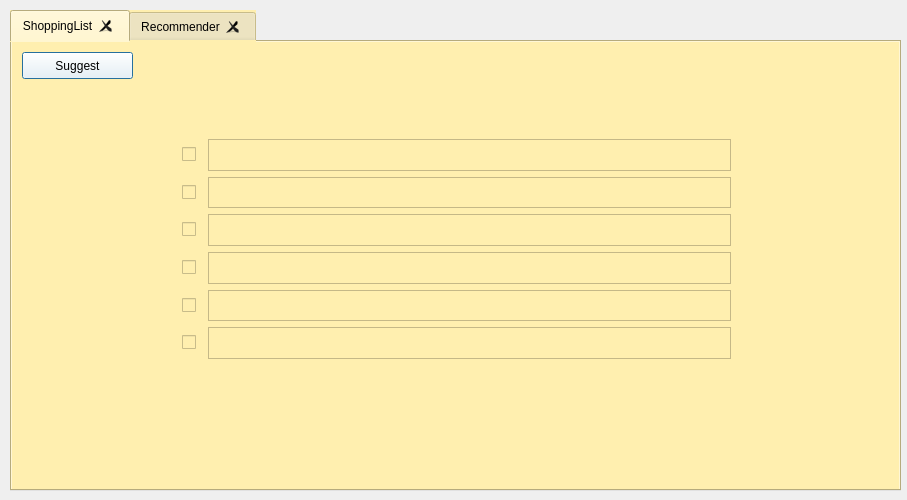
<?xml version="1.0" encoding="UTF-8"?>
<ui version="4.0">
 <class>Recommend_Dialog</class>
 <widget class="QDialog" name="Recommend_Dialog">
  <property name="geometry">
   <rect>
    <x>0</x>
    <y>0</y>
    <width>907</width>
    <height>500</height>
   </rect>
  </property>
  <property name="windowTitle">
   <string>Dialog</string>
  </property>
  <property name="styleSheet">
   <string notr="true">QDialog{border-image: url(:/new_image_path/fandv.jpg);}</string>
  </property>
  <widget class="QTabWidget" name="tabLayout">
   <property name="geometry">
    <rect>
     <x>10</x>
     <y>10</y>
     <width>891</width>
     <height>481</height>
    </rect>
   </property>
   <property name="cursor">
    <cursorShape>ArrowCursor</cursorShape>
   </property>
   <property name="mouseTracking">
    <bool>false</bool>
   </property>
   <property name="autoFillBackground">
    <bool>false</bool>
   </property>
   <property name="styleSheet">
    <string notr="true">background-color: rgb(255, 239, 175);</string>
   </property>
   <property name="tabPosition">
    <enum>QTabWidget::North</enum>
   </property>
   <property name="tabShape">
    <enum>QTabWidget::Rounded</enum>
   </property>
   <property name="currentIndex">
    <number>0</number>
   </property>
   <property name="iconSize">
    <size>
     <width>30</width>
     <height>30</height>
    </size>
   </property>
   <property name="elideMode">
    <enum>Qt::ElideNone</enum>
   </property>
   <property name="tabsClosable">
    <bool>true</bool>
   </property>
   <property name="movable">
    <bool>true</bool>
   </property>
   <widget class="QWidget" name="ShoppingList">
    <attribute name="title">
     <string>ShoppingList</string>
    </attribute>
    <widget class="QPushButton" name="pushButton">
     <property name="geometry">
      <rect>
       <x>10</x>
       <y>10</y>
       <width>111</width>
       <height>27</height>
      </rect>
     </property>
     <property name="styleSheet">
      <string notr="true">background-color: rgb(255, 255, 255);</string>
     </property>
     <property name="text">
      <string>Suggest</string>
     </property>
    </widget>
    <widget class="QCheckBox" name="checkBox_3">
     <property name="geometry">
      <rect>
       <x>170</x>
       <y>177</y>
       <width>20</width>
       <height>21</height>
      </rect>
     </property>
     <property name="text">
      <string/>
     </property>
    </widget>
    <widget class="QCheckBox" name="checkBox_5">
     <property name="geometry">
      <rect>
       <x>170</x>
       <y>253</y>
       <width>20</width>
       <height>21</height>
      </rect>
     </property>
     <property name="text">
      <string/>
     </property>
    </widget>
    <widget class="QCheckBox" name="checkBox_2">
     <property name="geometry">
      <rect>
       <x>170</x>
       <y>140</y>
       <width>20</width>
       <height>21</height>
      </rect>
     </property>
     <property name="text">
      <string/>
     </property>
    </widget>
    <widget class="QTextEdit" name="textEdit_2">
     <property name="geometry">
      <rect>
       <x>196</x>
       <y>135</y>
       <width>523</width>
       <height>31</height>
      </rect>
     </property>
    </widget>
    <widget class="QCheckBox" name="checkBox_6">
     <property name="geometry">
      <rect>
       <x>170</x>
       <y>290</y>
       <width>20</width>
       <height>21</height>
      </rect>
     </property>
     <property name="text">
      <string/>
     </property>
    </widget>
    <widget class="QTextEdit" name="textEdit_5">
     <property name="geometry">
      <rect>
       <x>196</x>
       <y>248</y>
       <width>523</width>
       <height>31</height>
      </rect>
     </property>
    </widget>
    <widget class="QCheckBox" name="checkBox_1">
     <property name="geometry">
      <rect>
       <x>170</x>
       <y>102</y>
       <width>20</width>
       <height>21</height>
      </rect>
     </property>
     <property name="text">
      <string/>
     </property>
    </widget>
    <widget class="QTextEdit" name="textEdit_6">
     <property name="geometry">
      <rect>
       <x>196</x>
       <y>285</y>
       <width>523</width>
       <height>32</height>
      </rect>
     </property>
    </widget>
    <widget class="QTextEdit" name="textEdit_3">
     <property name="geometry">
      <rect>
       <x>196</x>
       <y>172</y>
       <width>523</width>
       <height>32</height>
      </rect>
     </property>
    </widget>
    <widget class="QCheckBox" name="checkBox_4">
     <property name="geometry">
      <rect>
       <x>170</x>
       <y>215</y>
       <width>20</width>
       <height>21</height>
      </rect>
     </property>
     <property name="text">
      <string/>
     </property>
    </widget>
    <widget class="QTextEdit" name="textEdit_1">
     <property name="geometry">
      <rect>
       <x>196</x>
       <y>97</y>
       <width>523</width>
       <height>32</height>
      </rect>
     </property>
     <property name="html">
      <string>&lt;!DOCTYPE HTML PUBLIC &quot;-//W3C//DTD HTML 4.0//EN&quot; &quot;http://www.w3.org/TR/REC-html40/strict.dtd&quot;&gt;
&lt;html&gt;&lt;head&gt;&lt;meta name=&quot;qrichtext&quot; content=&quot;1&quot; /&gt;&lt;style type=&quot;text/css&quot;&gt;
p, li { white-space: pre-wrap; }
&lt;/style&gt;&lt;/head&gt;&lt;body style=&quot; font-family:'Ubuntu'; font-size:11pt; font-weight:400; font-style:normal;&quot;&gt;
&lt;p style=&quot;-qt-paragraph-type:empty; margin-top:0px; margin-bottom:0px; margin-left:0px; margin-right:0px; -qt-block-indent:0; text-indent:0px;&quot;&gt;&lt;br /&gt;&lt;/p&gt;&lt;/body&gt;&lt;/html&gt;</string>
     </property>
    </widget>
    <widget class="QTextEdit" name="textEdit_4">
     <property name="geometry">
      <rect>
       <x>196</x>
       <y>210</y>
       <width>523</width>
       <height>32</height>
      </rect>
     </property>
    </widget>
   </widget>
   <widget class="QWidget" name="Recommender">
    <attribute name="title">
     <string>Recommender</string>
    </attribute>
    <widget class="QScrollArea" name="scrollArea">
     <property name="geometry">
      <rect>
       <x>0</x>
       <y>0</y>
       <width>891</width>
       <height>451</height>
      </rect>
     </property>
     <property name="styleSheet">
      <string notr="true">background-color: rgb(255, 239, 175);</string>
     </property>
     <property name="widgetResizable">
      <bool>true</bool>
     </property>
     <widget class="QWidget" name="scrollAreaWidgetContents">
      <property name="geometry">
       <rect>
        <x>0</x>
        <y>0</y>
        <width>889</width>
        <height>449</height>
       </rect>
      </property>
      <widget class="QLabel" name="label_4">
       <property name="geometry">
        <rect>
         <x>30</x>
         <y>40</y>
         <width>70</width>
         <height>70</height>
        </rect>
       </property>
       <property name="minimumSize">
        <size>
         <width>70</width>
         <height>70</height>
        </size>
       </property>
       <property name="styleSheet">
        <string notr="true">image: url(:/new_image_path/icon_milk.png);</string>
       </property>
       <property name="text">
        <string/>
       </property>
      </widget>
      <widget class="QLabel" name="label_5">
       <property name="geometry">
        <rect>
         <x>130</x>
         <y>50</y>
         <width>161</width>
         <height>70</height>
        </rect>
       </property>
       <property name="styleSheet">
        <string notr="true">font: 14pt &quot;Monospace&quot;;</string>
       </property>
       <property name="text">
        <string/>
       </property>
      </widget>
      <widget class="QLabel" name="label_6">
       <property name="geometry">
        <rect>
         <x>30</x>
         <y>120</y>
         <width>70</width>
         <height>70</height>
        </rect>
       </property>
       <property name="styleSheet">
        <string notr="true">image: url(:/new_image_path/beer.png);</string>
       </property>
       <property name="text">
        <string/>
       </property>
      </widget>
      <widget class="QLabel" name="label_7">
       <property name="geometry">
        <rect>
         <x>130</x>
         <y>120</y>
         <width>161</width>
         <height>70</height>
        </rect>
       </property>
       <property name="styleSheet">
        <string notr="true">font: 14pt &quot;Monospace&quot;;</string>
       </property>
       <property name="text">
        <string/>
       </property>
      </widget>
      <widget class="QLabel" name="label_8">
       <property name="geometry">
        <rect>
         <x>30</x>
         <y>190</y>
         <width>70</width>
         <height>70</height>
        </rect>
       </property>
       <property name="styleSheet">
        <string notr="true">image: url(:/new_image_path/soap.png);</string>
       </property>
       <property name="text">
        <string/>
       </property>
      </widget>
      <widget class="QLabel" name="label_9">
       <property name="geometry">
        <rect>
         <x>130</x>
         <y>190</y>
         <width>171</width>
         <height>70</height>
        </rect>
       </property>
       <property name="styleSheet">
        <string notr="true">font: 14pt &quot;Monospace&quot;;</string>
       </property>
       <property name="text">
        <string/>
       </property>
      </widget>
     </widget>
    </widget>
   </widget>
  </widget>
 </widget>
 <resources>
  <include location="sameer.qrc"/>
  <include location="new_qrc_resource.qrc"/>
 </resources>
 <connections>
  <connection>
   <sender>checkBox_1</sender>
   <signal>toggled(bool)</signal>
   <receiver>textEdit_1</receiver>
   <slot>copy()</slot>
   <hints>
    <hint type="sourcelabel">
     <x>35</x>
     <y>116</y>
    </hint>
    <hint type="destinationlabel">
     <x>313</x>
     <y>116</y>
    </hint>
   </hints>
  </connection>
  <connection>
   <sender>checkBox_5</sender>
   <signal>toggled(bool)</signal>
   <receiver>textEdit_5</receiver>
   <slot>copy()</slot>
   <hints>
    <hint type="sourcelabel">
     <x>35</x>
     <y>267</y>
    </hint>
    <hint type="destinationlabel">
     <x>313</x>
     <y>267</y>
    </hint>
   </hints>
  </connection>
  <connection>
   <sender>checkBox_2</sender>
   <signal>toggled(bool)</signal>
   <receiver>textEdit_2</receiver>
   <slot>copy()</slot>
   <hints>
    <hint type="sourcelabel">
     <x>35</x>
     <y>154</y>
    </hint>
    <hint type="destinationlabel">
     <x>313</x>
     <y>154</y>
    </hint>
   </hints>
  </connection>
  <connection>
   <sender>checkBox_4</sender>
   <signal>toggled(bool)</signal>
   <receiver>textEdit_4</receiver>
   <slot>copy()</slot>
   <hints>
    <hint type="sourcelabel">
     <x>35</x>
     <y>229</y>
    </hint>
    <hint type="destinationlabel">
     <x>313</x>
     <y>229</y>
    </hint>
   </hints>
  </connection>
  <connection>
   <sender>checkBox_3</sender>
   <signal>toggled(bool)</signal>
   <receiver>textEdit_3</receiver>
   <slot>copy()</slot>
   <hints>
    <hint type="sourcelabel">
     <x>35</x>
     <y>191</y>
    </hint>
    <hint type="destinationlabel">
     <x>313</x>
     <y>191</y>
    </hint>
   </hints>
  </connection>
  <connection>
   <sender>checkBox_6</sender>
   <signal>toggled(bool)</signal>
   <receiver>textEdit_6</receiver>
   <slot>copy()</slot>
   <hints>
    <hint type="sourcelabel">
     <x>35</x>
     <y>304</y>
    </hint>
    <hint type="destinationlabel">
     <x>313</x>
     <y>304</y>
    </hint>
   </hints>
  </connection>
  <connection>
   <sender>pushButton</sender>
   <signal>clicked(bool)</signal>
   <receiver>pushButton</receiver>
   <slot>toggle()</slot>
   <hints>
    <hint type="sourcelabel">
     <x>77</x>
     <y>67</y>
    </hint>
    <hint type="destinationlabel">
     <x>77</x>
     <y>67</y>
    </hint>
   </hints>
  </connection>
 </connections>
</ui>
